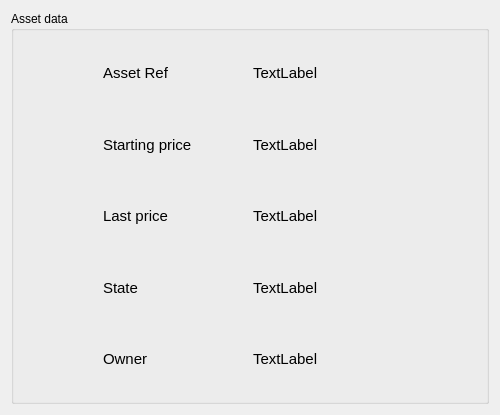
<?xml version="1.0" encoding="UTF-8"?>
<ui version="4.0">
 <class>AssetDetails</class>
 <widget class="QDialog" name="AssetDetails">
  <property name="geometry">
   <rect>
    <x>0</x>
    <y>0</y>
    <width>500</width>
    <height>415</height>
   </rect>
  </property>
  <property name="minimumSize">
   <size>
    <width>500</width>
    <height>415</height>
   </size>
  </property>
  <property name="maximumSize">
   <size>
    <width>500</width>
    <height>415</height>
   </size>
  </property>
  <property name="windowTitle">
   <string>Bid application - Asset details</string>
  </property>
  <layout class="QGridLayout" name="gridLayout_2">
   <item row="0" column="0">
    <widget class="QGroupBox" name="groupBox">
     <property name="title">
      <string>Asset data</string>
     </property>
     <layout class="QGridLayout" name="gridLayout">
      <item row="0" column="0">
       <layout class="QHBoxLayout" name="horizontalLayout">
        <item>
         <spacer name="horizontalSpacer">
          <property name="orientation">
           <enum>Qt::Horizontal</enum>
          </property>
          <property name="sizeType">
           <enum>QSizePolicy::Fixed</enum>
          </property>
          <property name="sizeHint" stdset="0">
           <size>
            <width>80</width>
            <height>20</height>
           </size>
          </property>
         </spacer>
        </item>
        <item>
         <widget class="QLabel" name="label">
          <property name="font">
           <font>
            <pointsize>11</pointsize>
           </font>
          </property>
          <property name="text">
           <string>Asset Ref</string>
          </property>
         </widget>
        </item>
        <item>
         <widget class="QLabel" name="ref">
          <property name="font">
           <font>
            <pointsize>11</pointsize>
           </font>
          </property>
          <property name="text">
           <string>TextLabel</string>
          </property>
         </widget>
        </item>
        <item>
         <spacer name="horizontalSpacer_2">
          <property name="orientation">
           <enum>Qt::Horizontal</enum>
          </property>
          <property name="sizeType">
           <enum>QSizePolicy::Fixed</enum>
          </property>
          <property name="sizeHint" stdset="0">
           <size>
            <width>80</width>
            <height>20</height>
           </size>
          </property>
         </spacer>
        </item>
       </layout>
      </item>
      <item row="1" column="0">
       <layout class="QHBoxLayout" name="horizontalLayout_7">
        <item>
         <spacer name="horizontalSpacer_3">
          <property name="orientation">
           <enum>Qt::Horizontal</enum>
          </property>
          <property name="sizeType">
           <enum>QSizePolicy::Fixed</enum>
          </property>
          <property name="sizeHint" stdset="0">
           <size>
            <width>80</width>
            <height>20</height>
           </size>
          </property>
         </spacer>
        </item>
        <item>
         <widget class="QLabel" name="label_13">
          <property name="font">
           <font>
            <pointsize>11</pointsize>
           </font>
          </property>
          <property name="text">
           <string>Starting price</string>
          </property>
         </widget>
        </item>
        <item>
         <widget class="QLabel" name="startingPrice">
          <property name="font">
           <font>
            <pointsize>11</pointsize>
           </font>
          </property>
          <property name="text">
           <string>TextLabel</string>
          </property>
         </widget>
        </item>
        <item>
         <spacer name="horizontalSpacer_4">
          <property name="orientation">
           <enum>Qt::Horizontal</enum>
          </property>
          <property name="sizeType">
           <enum>QSizePolicy::Fixed</enum>
          </property>
          <property name="sizeHint" stdset="0">
           <size>
            <width>80</width>
            <height>20</height>
           </size>
          </property>
         </spacer>
        </item>
       </layout>
      </item>
      <item row="2" column="0">
       <layout class="QHBoxLayout" name="horizontalLayout_8">
        <item>
         <spacer name="horizontalSpacer_5">
          <property name="orientation">
           <enum>Qt::Horizontal</enum>
          </property>
          <property name="sizeType">
           <enum>QSizePolicy::Fixed</enum>
          </property>
          <property name="sizeHint" stdset="0">
           <size>
            <width>80</width>
            <height>20</height>
           </size>
          </property>
         </spacer>
        </item>
        <item>
         <widget class="QLabel" name="label_15">
          <property name="font">
           <font>
            <pointsize>11</pointsize>
           </font>
          </property>
          <property name="text">
           <string>Last price</string>
          </property>
         </widget>
        </item>
        <item>
         <widget class="QLabel" name="lastPrice">
          <property name="font">
           <font>
            <pointsize>11</pointsize>
           </font>
          </property>
          <property name="text">
           <string>TextLabel</string>
          </property>
         </widget>
        </item>
        <item>
         <spacer name="horizontalSpacer_6">
          <property name="orientation">
           <enum>Qt::Horizontal</enum>
          </property>
          <property name="sizeType">
           <enum>QSizePolicy::Fixed</enum>
          </property>
          <property name="sizeHint" stdset="0">
           <size>
            <width>80</width>
            <height>20</height>
           </size>
          </property>
         </spacer>
        </item>
       </layout>
      </item>
      <item row="3" column="0">
       <layout class="QHBoxLayout" name="horizontalLayout_9">
        <item>
         <spacer name="horizontalSpacer_7">
          <property name="orientation">
           <enum>Qt::Horizontal</enum>
          </property>
          <property name="sizeType">
           <enum>QSizePolicy::Fixed</enum>
          </property>
          <property name="sizeHint" stdset="0">
           <size>
            <width>80</width>
            <height>20</height>
           </size>
          </property>
         </spacer>
        </item>
        <item>
         <widget class="QLabel" name="label_17">
          <property name="font">
           <font>
            <pointsize>11</pointsize>
           </font>
          </property>
          <property name="text">
           <string>State</string>
          </property>
         </widget>
        </item>
        <item>
         <widget class="QLabel" name="state">
          <property name="font">
           <font>
            <pointsize>11</pointsize>
           </font>
          </property>
          <property name="text">
           <string>TextLabel</string>
          </property>
         </widget>
        </item>
        <item>
         <spacer name="horizontalSpacer_8">
          <property name="orientation">
           <enum>Qt::Horizontal</enum>
          </property>
          <property name="sizeType">
           <enum>QSizePolicy::Fixed</enum>
          </property>
          <property name="sizeHint" stdset="0">
           <size>
            <width>80</width>
            <height>20</height>
           </size>
          </property>
         </spacer>
        </item>
       </layout>
      </item>
      <item row="4" column="0">
       <layout class="QHBoxLayout" name="horizontalLayout_10">
        <item>
         <spacer name="horizontalSpacer_9">
          <property name="orientation">
           <enum>Qt::Horizontal</enum>
          </property>
          <property name="sizeType">
           <enum>QSizePolicy::Fixed</enum>
          </property>
          <property name="sizeHint" stdset="0">
           <size>
            <width>80</width>
            <height>20</height>
           </size>
          </property>
         </spacer>
        </item>
        <item>
         <widget class="QLabel" name="label_19">
          <property name="font">
           <font>
            <pointsize>11</pointsize>
           </font>
          </property>
          <property name="text">
           <string>Owner</string>
          </property>
         </widget>
        </item>
        <item>
         <widget class="QLabel" name="owner">
          <property name="font">
           <font>
            <pointsize>11</pointsize>
           </font>
          </property>
          <property name="text">
           <string>TextLabel</string>
          </property>
         </widget>
        </item>
        <item>
         <spacer name="horizontalSpacer_10">
          <property name="orientation">
           <enum>Qt::Horizontal</enum>
          </property>
          <property name="sizeType">
           <enum>QSizePolicy::Fixed</enum>
          </property>
          <property name="sizeHint" stdset="0">
           <size>
            <width>80</width>
            <height>20</height>
           </size>
          </property>
         </spacer>
        </item>
       </layout>
      </item>
     </layout>
    </widget>
   </item>
  </layout>
 </widget>
 <resources/>
 <connections/>
</ui>
